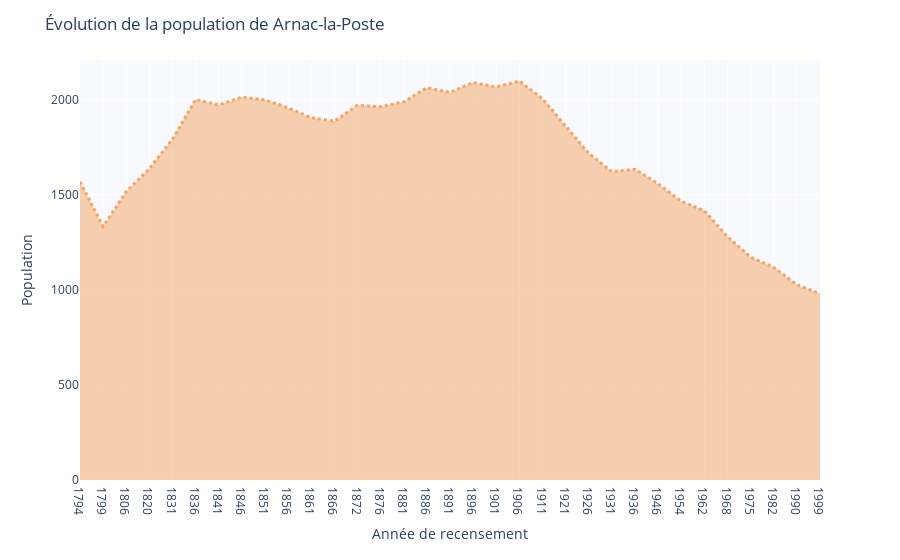

The cell this chart's notebook holds for it:
### Markdown cell above
L'important à retenir, c'est que :
1. `fig.update_traces()` permet de modifier tous les pramètres qui se trouvent dans les éléments du sous-dictionnaire **data**
2. `fig.update_layout()` permet de modifier tous les pramètres qui se trouvent dans les éléments du sous-dictionnaire **layout**

La majorité des paramètres possibles est visible dans la figure que vous avez affiché, mais il en existe de nombreux autres, tous optionnels.
La liste complète se trouve :
- Sur la page https://plotly.com/python/reference/#scatter pour les courbes et les graphiques en points (*scatter plots*);
- Sur la page https://plotly.com/python/reference/layout/ pour le *layout* (= la mise en page).

> 🛈 Pour information, une documentation détaillée de ces aspects est disponible ici : https://plotly.com/python/creating-and-updating-figures/


Reste une question importante : **commment faire concrètement pour modifier le rendu de la figure** ? 🤔

Et bien, par exemple comme ceci ➡️

### Code cell
# ⚠️ update_traces() et update_layout() modifient la figure en place.
# Cela signifie que la figure est modifiée directement, sans qu'il soit nécessaire de la réaffecter à une variable.

# On souhaite que la ligne soit de couleur sable, en pointillés, et d'une épaisseur de 3 pixels.
fig.update_traces(line_color="sandybrown", # Un nom de couleur CSS (https://www.w3.org/wiki/CSS/Properties/color/keywords), ou un code couleur (hexadécimal, RGBA, HSLA, etc.)
                  line_dash="dot", # Style de ligne, au choix: 'solid', 'dot', 'dash', 'longdash', 'dashdot', 'longdashdot'
                  line_width=3, # Epaisseur de la ligne, en pixels
                  )

### Figure 1 — Plotly figure (JSON) as saved in the notebook; plotly's stock layout.template omitted (floating-point values rounded to 4 significant figures)
{"data": [{"fillpattern": {"shape": ""}, "hovertemplate": "%{y} habitants en %{x}", "legendgroup": "Arnac-la-Poste", "line": {"color": "sandybrown", "dash": "dot", "width": 3}, "marker": {"symbol": "circle"}, "mode": "lines", "name": "Démographie de Arnac-la-Poste", "orientation": "v", "showlegend": false, "stackgroup": "1", "type": "scatter", "x": ["1794", "1799", "1806", "1820", "1831", "1836", "1841", "1846", "1851", "1856", "1861", "1866", "1872", "1876", "1881", "1886", "1891", "1896", "1901", "1906", "1911", "1921", "1926", "1931", "1936", "1946", "1954", "1962", "1968", "1975", "1982", "1990", "1999"], "xaxis": "x", "y": [1568, 1333, 1516, 1637, 1792, 2001, 1972, 2013, 1999, 1957, 1905, 1887, 1970, 1963, 1988, 2063, 2038, 2090, 2066, 2098, 2005, 1858, 1717, 1621, 1634, 1557, 1465, 1416, 1279, 1172, 1118, 1027, 979], "yaxis": "y"}], "layout": {"hovermode": "x unified", "legend": {"title": {"text": "variable"}, "tracegroupgap": 0}, "margin": {"t": 60}, "plot_bgcolor": "ghostwhite", "showlegend": false, "title": {"text": "Évolution de la population de Arnac-la-Poste"}, "xaxis": {"anchor": "y", "domain": [0, 1], "title": {"text": "Année de recensement"}}, "yaxis": {"anchor": "x", "domain": [0, 1], "title": {"text": "Population"}}}}
